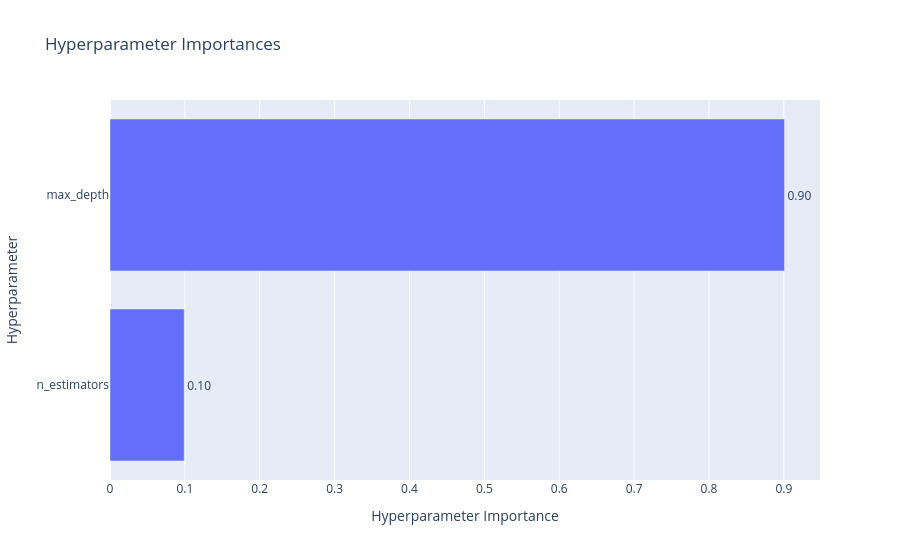

Notebook cell for this chart:
### Code cell
# 5. Hyperparameter Importance
plot_param_importances(study).show()

### Figure 1 — Plotly figure (JSON) as saved in the notebook; plotly's stock layout.template omitted (floating-point values rounded to 4 significant figures)
{"data": [{"cliponaxis": false, "hovertemplate": ["n_estimators (IntDistribution): 0.099117052434851<extra></extra>", "max_depth (IntDistribution): 0.900882947565149<extra></extra>"], "name": "Objective Value", "orientation": "h", "text": ["0.10", "0.90"], "textposition": "outside", "type": "bar", "x": [0.09912, 0.9009], "y": ["n_estimators", "max_depth"]}], "layout": {"title": {"text": "Hyperparameter Importances"}, "xaxis": {"title": {"text": "Hyperparameter Importance"}}, "yaxis": {"title": {"text": "Hyperparameter"}}}}
